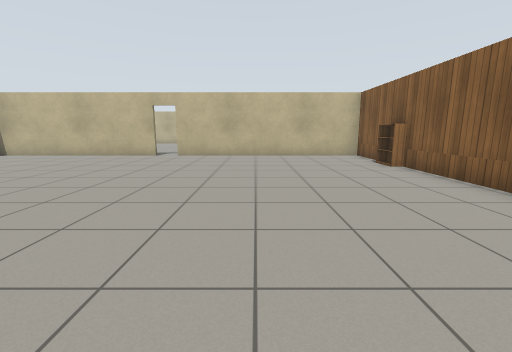
[1] (above)

20 first-person views from a walk through a robot-simulator world made for Gazebo. The camera is 1 m above the floor, tilts 10° down and sees 90° across. The floor is counted in squares, 1 m on a side. Each view is taken from the middle of a square. On the plan, view 1 faces up. The plan holds only what a view shows up to about 11 squares ahead; the rest is blank. Robots are left out. Simple patterns stand in for the simulator's built-in surfaces.

[2]
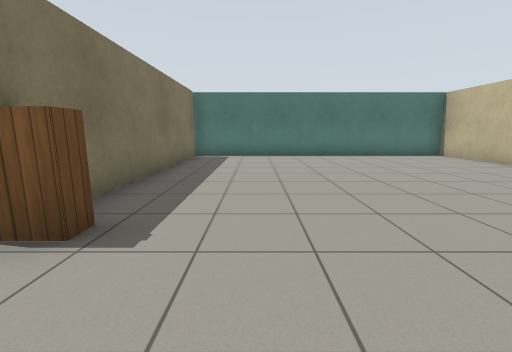

[3]
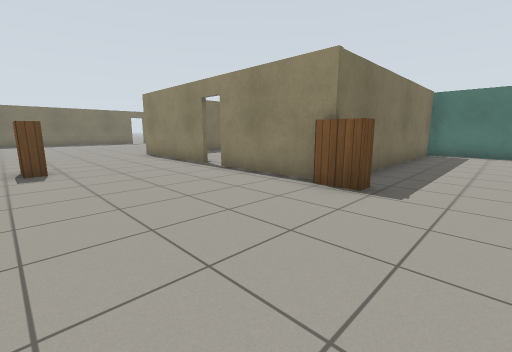

[4]
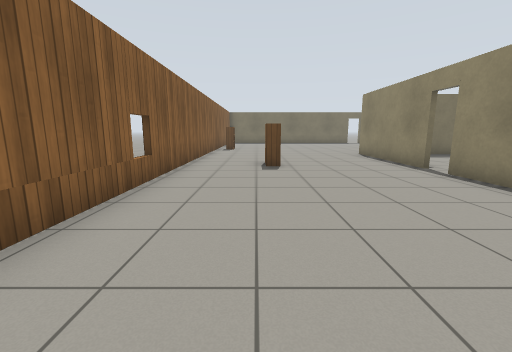

[5]
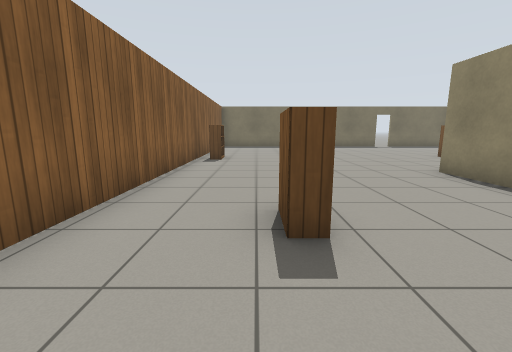

[6]
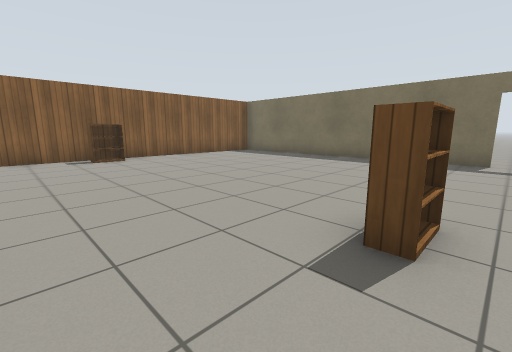

[7]
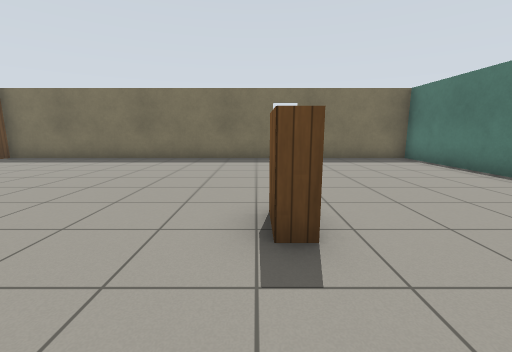

[8]
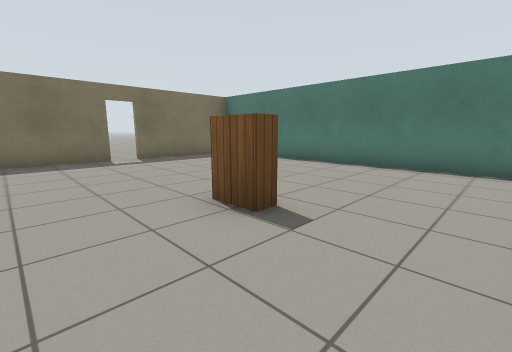

[9]
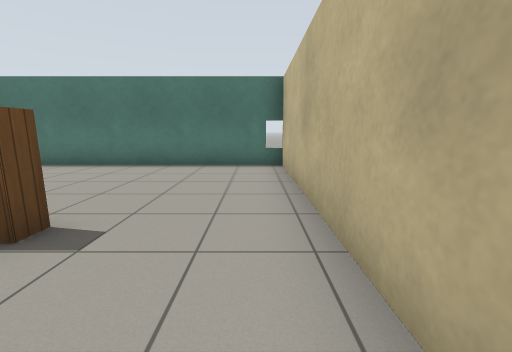

[10]
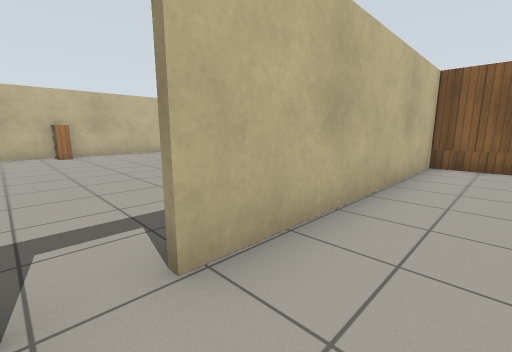

[11]
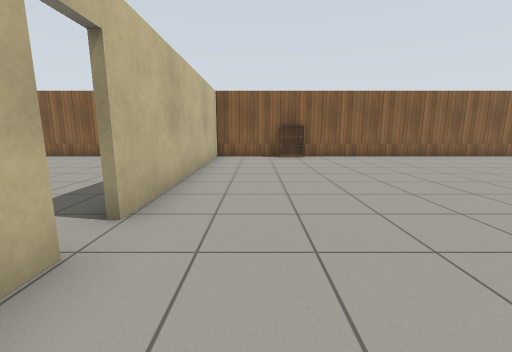

[12]
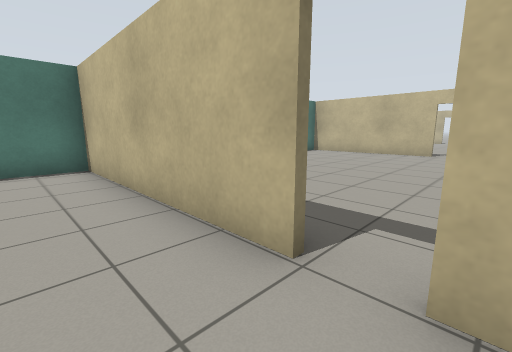

[13]
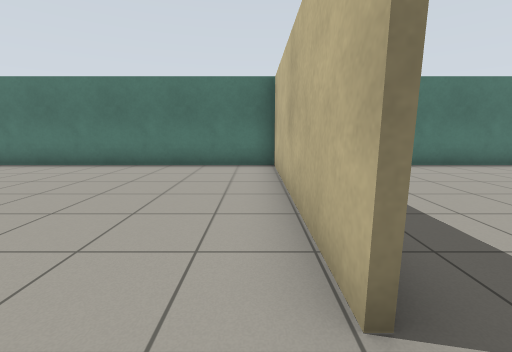

[14]
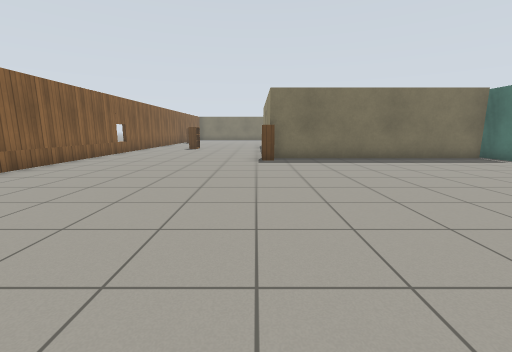

[15]
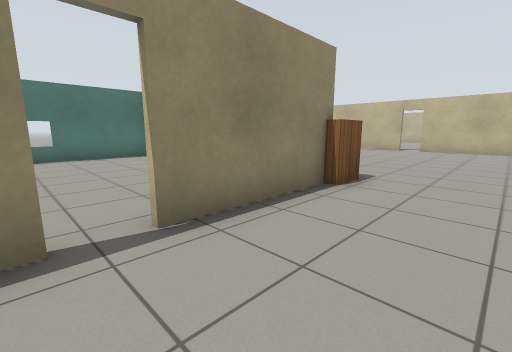

[16]
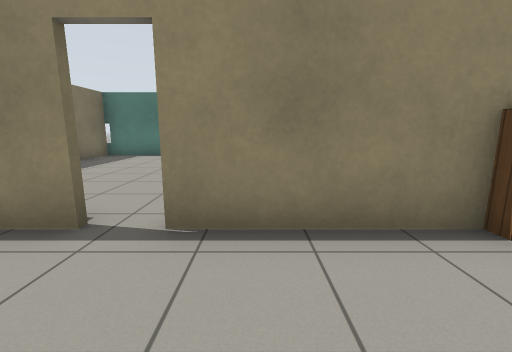

[17]
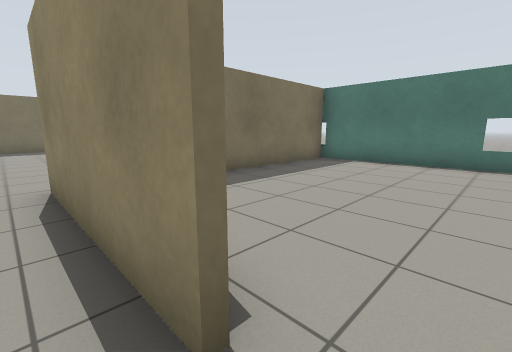

[18]
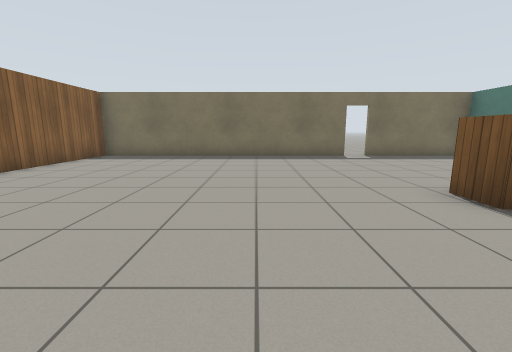

[19]
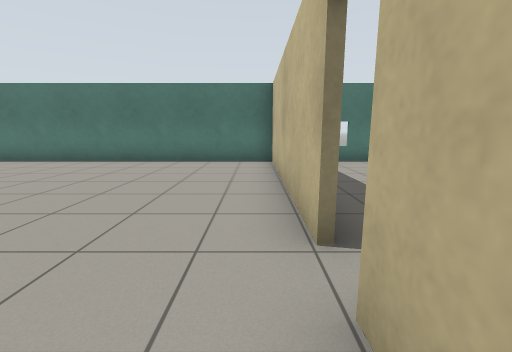

[20]
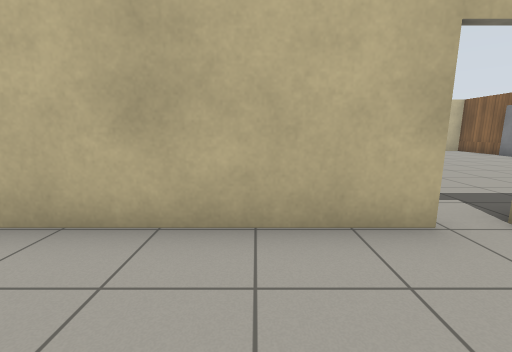

### Floor plan
Points are (right, up) in squares from view 1. A wall is a line through its corners. A room is listed if a view was taken in it or the views show most of it. See-through windows are left out.
Room 1 (views 1, 2, 3, 4, 5, 6, 7, 8, 9, 10, 11, 12, 13, 14, 15, 16, 17, 18, 19, 20)
walls: (-2.5, -3.7) (-2.5, -8.2); (-3.6, -8.2) (-10.5, -8.2); (-10.5, -8) (-10.5, -18.5) (-6.5, -18.5); (-10.4, 0.6) (-2.5, 0.6) (-2.5, -3); (4.2, 8.5) (4.2, 10.5) (-3.2, 10.5); (-4, 10.5) (-10.5, 10.5) (-10.5, 0.5); (-5.7, -18.5) (4.2, -18.5) (4.2, 7.5)
ways out: open door at (-3, -3.5) to room 2; open door at (-6, -19); open door at (-3.5, 11)
objects: bookshelf (-5, -12) to (-5, -11); bookshelf (-3, 1) to (-2, 1); bookshelf (2, -5); bookshelf (3, -12) to (3, -11)
Room 2 (no view inside)
walls: (-10.6, -8.1) (-5.5, -8.1); (-10.5, 0.5) (-10.5, -8)
ways out: open door at (-3, -3.5) to room 1

Positions as (right, up) in squares from view 1, and headings:
1: (0, 0), facing up
2: (0, 3), facing left
3: (2, 3), facing down-left
4: (2, 3), facing down
5: (2, -2), facing down
6: (-6, -9), facing down-right
7: (-5, -9), facing down
8: (-3, -9), facing down-left
9: (-3, -9), facing left
10: (-4, 9), facing up-right
11: (-6, 9), facing right
12: (-3, 9), facing up-left
13: (-3, 10), facing left
14: (-2, 10), facing down
15: (0, -4), facing up-left
16: (0, -2), facing left
17: (-2, -3), facing down-left
18: (-2, -8), facing down
19: (-2, 10), facing left
20: (-6, 8), facing up
